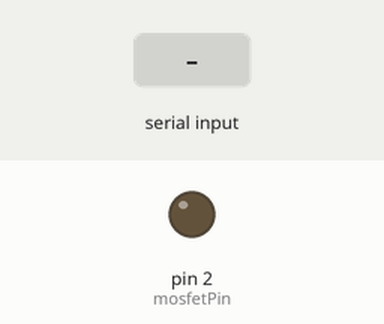
Recording of a sketch running on a simulated Arduino Uno, built with avr-gcc and run on an emulated ATmega328P. On the bench: output pins drawn as LEDs (lit = HIGH). The inputs (shaded band) are chosen by the test bench.

Above: at 1.2 s.
1.3 s: "90,45\n" received over Serial
At 2.5 s:
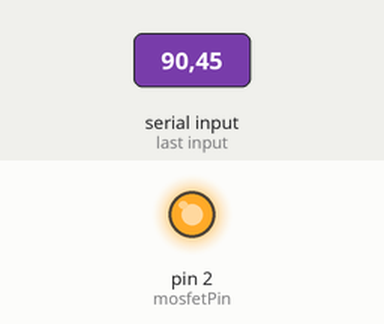
Timing chart, 0 to 27.2 s (numbered marks = the images above; inputs shaded):
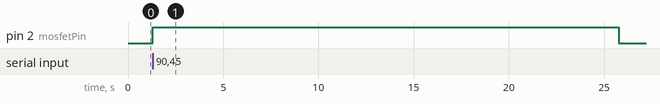

Measured:
- after the input at 1.3 s, pin 2 (mosfetPin): LOW → HIGH at once, → LOW 24.5 s later

The sketch:

serial_command.ino
```cpp
#include <SoftwareSerial.h>

int mosfetPin = 2;
bool dataReceived = false;

unsigned long previousMillis = 0;
unsigned long interval;

void setup() {
  Serial.begin(9600);
  pinMode(mosfetPin, OUTPUT);
  digitalWrite(mosfetPin, LOW);
}


void loop() {
  if (Serial.available() > 0) {
    String strInt = Serial.readStringUntil('\n');
    int converted_value_ms = strInt.toInt() * 1000; // Convert to milliseconds
    interval = converted_value_ms;

    digitalWrite(mosfetPin, HIGH);
    previousMillis = millis();
  }

  if (millis() - previousMillis >= interval) {
    digitalWrite(mosfetPin, LOW);
  }
}
```
